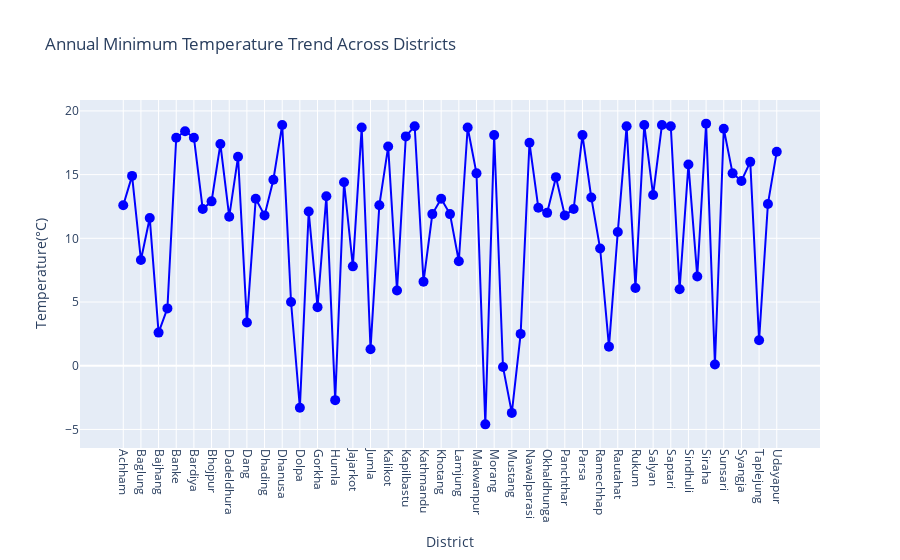

The cell this chart's notebook holds for it:
### Code cell
#Annual Minimum Temperature Trend Across Districts

fig=px.line(gdf,x="District",y="MinTemp_Annual",markers=True,
            title="Annual Minimum Temperature Trend Across Districts",
            labels={"MinTemp_Annual":"Temperature(°C)"},
            hover_data={"District":True,"MinTemp_Annual":True})
fig.update_traces(marker=dict(size=10,color='blue'),line=dict(color='blue'))

fig.update_layout(
    xaxis=dict(tickangle=90,showgrid=True),
    yaxis=dict(showgrid=True)
)

fig.show()

### Figure 1 — Plotly figure (JSON) as saved in the notebook; plotly's stock layout.template omitted (floating-point values rounded to 4 significant figures)
{"data": [{"hovertemplate": "District=%{x}<br>Temperature(°C)=%{y}<extra></extra>", "legendgroup": "", "line": {"color": "blue", "dash": "solid"}, "marker": {"color": "blue", "size": 10, "symbol": "circle"}, "mode": "lines+markers", "name": "", "orientation": "v", "showlegend": false, "type": "scatter", "x": ["Achham", "Arghakhanchi", "Baglung", "Baitadi", "Bajhang", "Bajura", "Banke", "Bara", "Bardiya", "Bhaktapur", "Bhojpur", "Chitawan", "Dadeldhura", "Dailekh", "Dang", "Darchula", "Dhading", "Dhankuta", "Dhanusa", "Dolakha", "Dolpa", "Doti", "Gorkha", "Gulmi", "Humla", "Ilam", "Jajarkot", "Jhapa", "Jumla", "Kailali", "Kalikot", "Kanchanpur", "Kapilbastu", "Kaski", "Kathmandu", "Kavrepalanchok", "Khotang", "Lalitpur", "Lamjung", "Mahottari", "Makwanpur", "Manang", "Morang", "Mugu", "Mustang", "Myagdi", "Nawalparasi", "Nuwakot", "Okhaldhunga", "Palpa", "Panchthar", "Parbat", "Parsa", "Pyuthan", "Ramechhap", "Rasuwa", "Rautahat", "Rolpa", "Rukum", "Rupandehi", "Salyan", "Sankhuwasabha", "Saptari", "Sarlahi", "Sindhuli", "Sindhupalchok", "Siraha", "Solukhumbu", "Sunsari", "Surkhet", "Syangja", "Tanahu", "Taplejung", "Terhathum", "Udayapur"], "xaxis": "x", "y": [12.6, 14.9, 8.3, 11.6, 2.6, 4.5, 17.9, 18.4, 17.9, 12.3, 12.9, 17.4, 11.7, 16.4, 3.4, 13.1, 11.8, 14.6, 18.9, 5, -3.3, 12.1, 4.6, 13.3, -2.7, 14.4, 7.8, 18.7, 1.3, 12.6, 17.2, 5.9, 18, 18.8, 6.6, 11.9, 13.1, 11.9, 8.2, 18.7, 15.1, -4.6, 18.1, -0.1, -3.7, 2.5, 17.5, 12.4, 12, 14.8, 11.8, 12.3, 18.1, 13.2, 9.2, 1.5, 10.5, 18.8, 6.1, 18.9, 13.4, 18.9, 18.8, 6, 15.8, 7, 19, 0.1, 18.6, 15.1, 14.5, 16, 2, 12.7, 16.8], "yaxis": "y"}], "layout": {"legend": {"tracegroupgap": 0}, "title": {"text": "Annual Minimum Temperature Trend Across Districts"}, "xaxis": {"anchor": "y", "domain": [0, 1], "showgrid": true, "tickangle": 90, "title": {"text": "District"}}, "yaxis": {"anchor": "x", "domain": [0, 1], "showgrid": true, "title": {"text": "Temperature(°C)"}}}}
